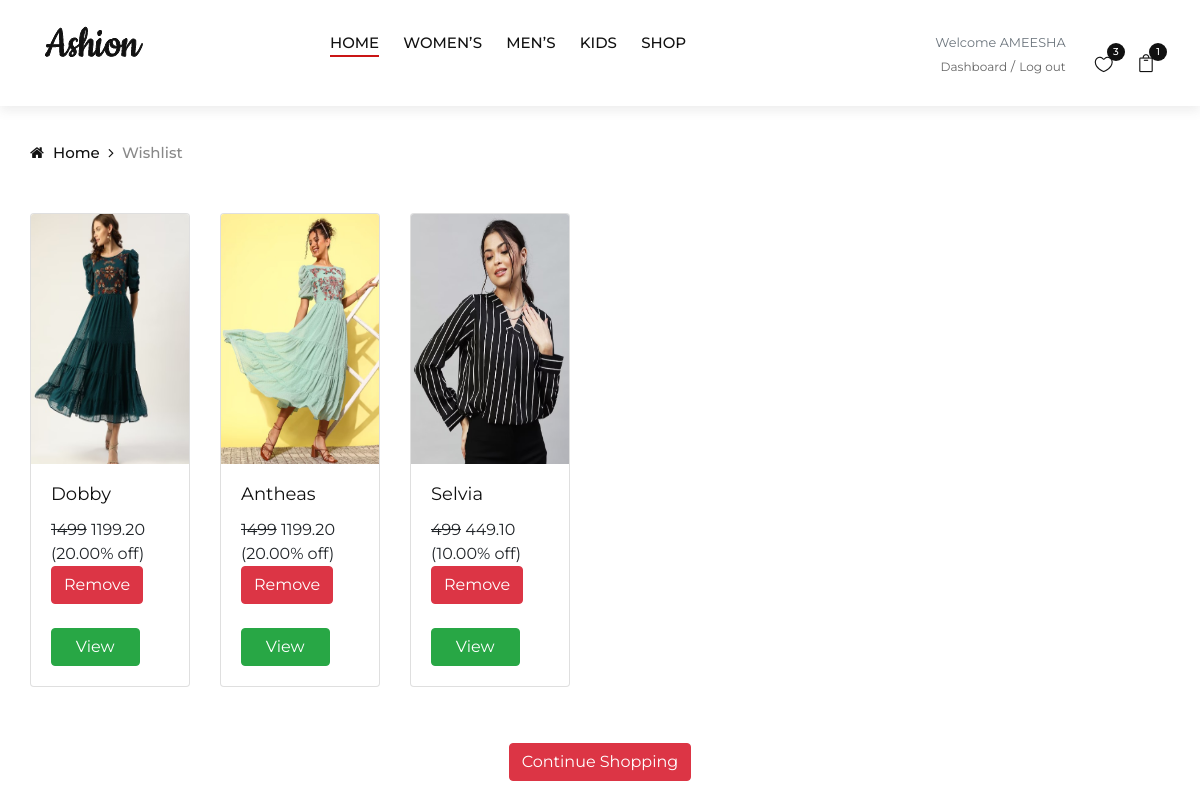
The page /store/wishlist/ (signed in) on the database its author committed.
### ecommerceapp/models.py (models this page shows, shortened)
class Account(AbstractBaseUser):
    first_name = models.CharField(max_length=50)
    last_name = models.CharField(max_length=50)
    username = models.CharField(max_length=50, unique=True)
    email = models.EmailField(max_length=100, unique=True)
    phone_number = models.CharField(max_length=50)
    date_joined = models.DateTimeField(auto_now_add=True)
    last_login = models.DateTimeField(auto_now_add=True)
    is_admin = models.BooleanField(default=False)
    is_staff = models.BooleanField(default=False)
    is_active = models.BooleanField(default=False)
    is_superadmin = models.BooleanField(default=False)
    USERNAME_FIELD = 'email'
    REQUIRED_FIELDS = ['username', 'first_name', 'last_name']
    objects = MyAccountManager()

### store/models.py (models this page shows, shortened)
class Wishlist(models.Model):
    user = models.ForeignKey(Account, on_delete=models.CASCADE)
    product = models.ForeignKey(Product, on_delete=models.CASCADE)
    added_date = models.DateTimeField(auto_now_add=True)
    def get_url(self):
        return reverse('product_detaill', args=[self.product.slug])

class Product(models.Model):
    product_name = models.CharField(max_length=255,blank=True)
    slug = models.SlugField(max_length=200, unique=True,blank=True)
    description = models.TextField(blank=True)
    price = models.IntegerField(validators=[validate_non_negative, MinValueValidator(0)])
    discount = models.DecimalField(max_digits=10, decimal_places=2, default=0, validators=[ MinValueValidator(0), MaxValueValidator(100)])
    stock = models.IntegerField(validators=[MinValueValidator(0)])
    is_available = models.BooleanField(default=True)
    category = models.ForeignKey(category, on_delete=models.CASCADE)
    created_date = models.DateField(auto_now_add = True)
    modified_date = models.DateField(auto_now = True)
    is_active = models.BooleanField(default=True)# Soft delete flag
    class Meta:
        ordering = ['created_date']
    def price_after_discount(self):
        if self.discount > 0 and self.discount <= 50:
            print("Discount product")
            return round(self.price - (self.price * self.discount / 100),2)
        elif self.category.category_discount > 0 and self.category.category_discount <= 50:
            print("Discount category")
            return round(self.price - (self.price * self.category.category_discount / 100),2)
        else:
            print("No discount")
            return self.price

class ProductImage(models.Model):
    product = models.ForeignKey(Product, on_delete=models.CASCADE, related_name="image")
    image = models.FileField(upload_to='photos/products', blank=True, null=True)

### store/views.py (the view)
# urls.py: path('wishlist', views.wishlist, name='wishlist'),
@login_required(login_url='loginn')
def wishlist(request):
    if request.method == 'POST':
        wishlist_item_id = request.POST.get('wishlist_item_id')
        if wishlist_item_id:
            wishlist_item = get_object_or_404(Wishlist, id=wishlist_item_id)
            wishlist_item.delete()
            return redirect('wishlist')
    wishlist_items = Wishlist.objects.filter(user=request.user)
    context = {
        'wishlist_items': wishlist_items,
    }
    return render(request, 'store/wishlist.html', context)

### carts/context_processors.py (called while the page is built)
def counter(request):
    cart_count = 0
    if 'admin' in request.path:
        return {}
    else:
        try:
            cart = Cart.objects.filter(cart_id=_cart_id(request))
            if request.user.is_authenticated:
                cart_items = CartItem.objects.all().filter(user=request.user)
            else:
                cart_items = CartItem.objects.all().filter(cart=cart[:1])
            for cart_item in cart_items:
                cart_count += cart_item.quantity
        except Cart.DoesNotExist:
            cart_count = 0
    return dict(cart_count=cart_count)

### carts/views.py (called while the page is built)
def _cart_id(request):
    cart = request.session.session_key
    if not cart:
        cart = request.session.create()
    return cart

### category/context_processors.py (called while the page is built)
def menu_links(request):
    links = category.objects.all()
    return dict(links=links)

### store/context_processors.py (called while the page is built)
def wishlist_count(request):
    wishlist_items = []
    if request.user.is_authenticated:
        wishlist_items = Wishlist.objects.filter(user=request.user)
    return {'wishlist_count': len(wishlist_items)}

### templates/store/wishlist.html (shortened to what this page needs)
{% extends 'base.html' %}
{% load static %}
{% block content %}
 <div class="breadcrumb-option">
    <div class="container">
        <div class="row">
            <div class="col-lg-12">
                <div class="breadcrumb__links">
                    <a href="./index.html"><i class="fa fa-home"></i> Home</a>
                    <span>Wishlist</span>
                </div>
            </div>
        </div>
    </div>
</div>
<div class="container">
<br>
    {% if wishlist_items %}
    <div class="row wshlist">
        {% for item in wishlist_items %}
        <div class="col-md-2 mb-2">
        <br>
            <div class="card">
                <img src="{{ item.product.image.first.image.url }}" class="card-img-top wshimg" alt="{{ item.product.title }}">
                <div class="card-body">
                    <h5 class="card-title">{{ item.product.product_name }}</h5>
                    <div class="price-wrap mt-2">
						{% if item.product.discount > 0 %}
                        <del class="price-old">{{ item.product.price }}</del>
                        <span class="price-discount">{{ item.product.price_after_discount }}</span>
						<span class="discount-label">({{ item.product.discount }}% off)</span>
                    {% else %}
                        <span class="price">{{ item.product.price }}</span>
                    {% endif %}
						</div>
                    <form action="{% url 'remove_from_wishlist' item.id %}" method="post">
                        <button type="submit" class="btn btn-danger text-center">Remove</button>
                    </form>
                    <br>
                    <a href="{{ item.get_url }}" class="btn btn-success w-75">View</a>
                </div>
            </div>
        </div>
        {% endfor %}
    </div>
    {% endif %}
</div>
    <div class="text-center pt-5">
    <a href="{% url 'store' %}" class="btn btn-danger ">Continue Shopping</a>
    </div>
{% endblock content %}

### templates/base.html (shortened to what this page needs)
{% load static %}
<!DOCTYPE html>
<html lang="zxx">
<head>
    <link rel="stylesheet" href="{% static 'css/bootstrap.min.css' %}" type="text/css">
    <link rel="stylesheet" href="{% static 'css/font-awesome.min.css' %}" type="text/css">
    <link rel="stylesheet" href="{% static 'css/elegant-icons.css' %}" type="text/css">
    <link rel="stylesheet" href="{% static 'css/jquery-ui.min.css' %}" type="text/css">
    <link rel="stylesheet" href="{% static 'css/magnific-popup.css' %}" type="text/css">
    <link rel="stylesheet" href="{% static 'css/owl.carousel.min.css' %}" type="text/css">
    <link rel="stylesheet" href="{% static 'css/slicknav.min.css' %}" type="text/css">
    <link rel="stylesheet" href="{% static 'css/style.css' %}" type="text/css">
    <link href="{% static 'css/custom.css' %}" rel="stylesheet" type="text/css"/>
<link rel="stylesheet" href="https://cdnjs.cloudflare.com/ajax/libs/font-awesome/4.7.0/css/font-awesome.min.css">
</head>
<body>
    <header class="header">
        <div class="container-fluid">
            <div class="row">
                <div class="col-xl-3 col-lg-2">
                    <div class="header__logo">
                        <a href="{% url 'index' %}"><img src="{%static 'img/logo.png' %}" alt=""></a>
                    </div>
                </div>
                <div class="col-xl-6 col-lg-7">
                    <nav class="header__menu">
                        <ul>
                            <li class="active"><a href="{% url 'index' %}">Home</a></li>
                            <li><a href="{% url 'store' %}">Women’s</a></li>
                            <li><a href="{% url 'store' %}">Men’s</a></li>
                            <li><a href="{% url 'store' %}">Kids</a></li>
                            <li><a href="{% url 'store' %}">Shop</a>
                            </li>
                        </ul>
                    </nav>
                </div>
                <div class="col-lg-3">
                    <div class="header__right">
                        <div class="header__right__auth">
                            {% if user.id is None %}
						<div class="widget-header">
							<small class="title text-muted">Welcome guest!</small>
							<div>
								<a href="{% url 'loginn' %}">Sign in</a> <span class="dark-transp"> </span>
								<a href="{% url 'register' %}"> Register</a>
							</div>
						</div>
						{% else %}
								<div class="widget-header">
								<small class="title text-muted">Welcome {{user.first_name}}</small>
								<div>
								<a href="{% url 'dashboard' %}">Dashboard</a>
								<a href="{% url 'logout' %}"> Log out</a>
							</div>
							</div>
						{% endif %}
                        </div>
                        <ul class="header__right__widget">
                            <li><a href="{% url 'wishlist' %}"><span class="icon_heart_alt"></span>
                                <div class="tip">{{ wishlist_count }}</div>
                            </a></li>
                            <li><a href="{% url 'cart' %}"><span class="icon_bag_alt"></span>
                                <div class="tip">{{ cart_count }}</div>
                            </a></li>
                        </ul>
                    </div>
                </div>
            </div>
        </div>
    </header>
</body>
</html>
    {% block content %}
    {% endblock content %}

### static/css/style.css (style rules this page uses)
html, body { width: 100%; height: 100%; font-family: "Montserrat", sans-serif; -webkit-font-smoothing: antialiased; }
h1, h2, h3, h4, h5, h6 { margin: 0; color: #111111; font-weight: 400; font-family: "Montserrat", sans-serif; }
h5 { font-size: 18px; }
img { max-width: 100%; }
ul, ol { padding: 0; margin: 0; }
.header { background: #ffffff; -webkit-box-shadow: 0px 5px 10px rgba(91, 91, 91, 0.1); box-shadow: 0px 5px 10px rgba(91, 91, 91, 0.1); }
.header__logo { padding: 26px 0; }
.header__logo a { display: inline-block; }
.header__menu { padding: 30px 0 27px; }
.header__menu ul li { list-style: none; display: inline-block; margin-right: 40px; position: relative; }
.header__menu ul li.active a:after { -webkit-transform: scale(1); -ms-transform: scale(1); transform: scale(1); }
.header__menu ul li:last-child { margin-right: 0; }
.header__menu ul li a { font-size: 15px; text-transform: uppercase; color: #111111; font-weight: 500; display: block; padding: 2px 0; position: relative; }
.header__menu ul li a:after { position: absolute; left: 0; bottom: 0; width: 100%; height: 2px; background: #ca1515; content: ""; -webkit-transition: all, 0.5s; -o-transition: all, 0.5s; transition: all, 0.5s; -webkit-transform: scale(0); -ms-transform: scale(0); transform: scale(0); }
.header__right { text-align: right; padding: 30px 0 27px; }
.header__right__auth { display: inline-block; margin-right: 25px; }
.header__right__auth a { font-size: 12px; color: #666666; position: relative; margin-right: 8px; }
.header__right__auth a:last-child { margin-right: 0; }
.header__right__auth a:last-child:after { display: none; }
.header__right__auth a:after { position: absolute; right: -8px; top: -2px; content: "/"; font-size: 13px; }
.header__right__widget { display: inline-block; }
.header__right__widget li { list-style: none; display: inline-block; font-size: 18px; color: #111111; margin-right: 20px; cursor: pointer; }
.header__right__widget li:last-child { margin-right: 0; }
.header__right__widget li a { font-size: 18px; color: #111111; position: relative; }
.header__right__widget li a .tip { position: absolute; right: -12px; top: -11px; height: 18px; width: 18px; background: #111111; font-size: 10px; font-weight: 500; color: #ffffff; line-height: 18px; text-align: center; border-radius: 50%; }
.breadcrumb-option { padding-top: 35px; }
.breadcrumb__links a { font-size: 15px; font-weight: 500; color: #111111; margin-right: 18px; display: inline-block; position: relative; }
.breadcrumb__links a:after { position: absolute; right: -14px; top: 0; content: ""; font-family: "FontAwesome"; }
.breadcrumb__links a i { margin-right: 5px; }
.breadcrumb__links span { font-size: 15px; font-weight: 500; color: #888888; display: inline-block; }
@media only screen and (min-width: 1200px) and (max-width: 1599px) { .header__menu ul li { margin-right: 20px; } }
@media only screen and (min-width: 1200px) and (max-width: 1599px) { .header { padding: 0 30px; } }
@media only screen and (min-width: 1200px) { .container { max-width: 1170px; } }

### templates/store/wishlist.html (style rules this page uses)
.wshlist { width: 100%; }
.wshimg { width: 400px; height: 250px; }

### rows shown on the page
Account: first_name "AMEESHA"
Wishlist: product.image.first.image (picture), product.product_name "Dobby", product.price "1499", product.price_after_discount "1199.20", product.discount "20.00"
Wishlist: product.image.first.image (picture), product.product_name "Antheas", product.price "1499", product.price_after_discount "1199.20", product.discount "20.00"
Wishlist: product.image.first.image (picture), product.product_name "Selvia", product.price "499", product.price_after_discount "449.10", product.discount "10.00"

### other values the page prints
{{ wishlist_count }} "3"
{{ cart_count }} "1"
